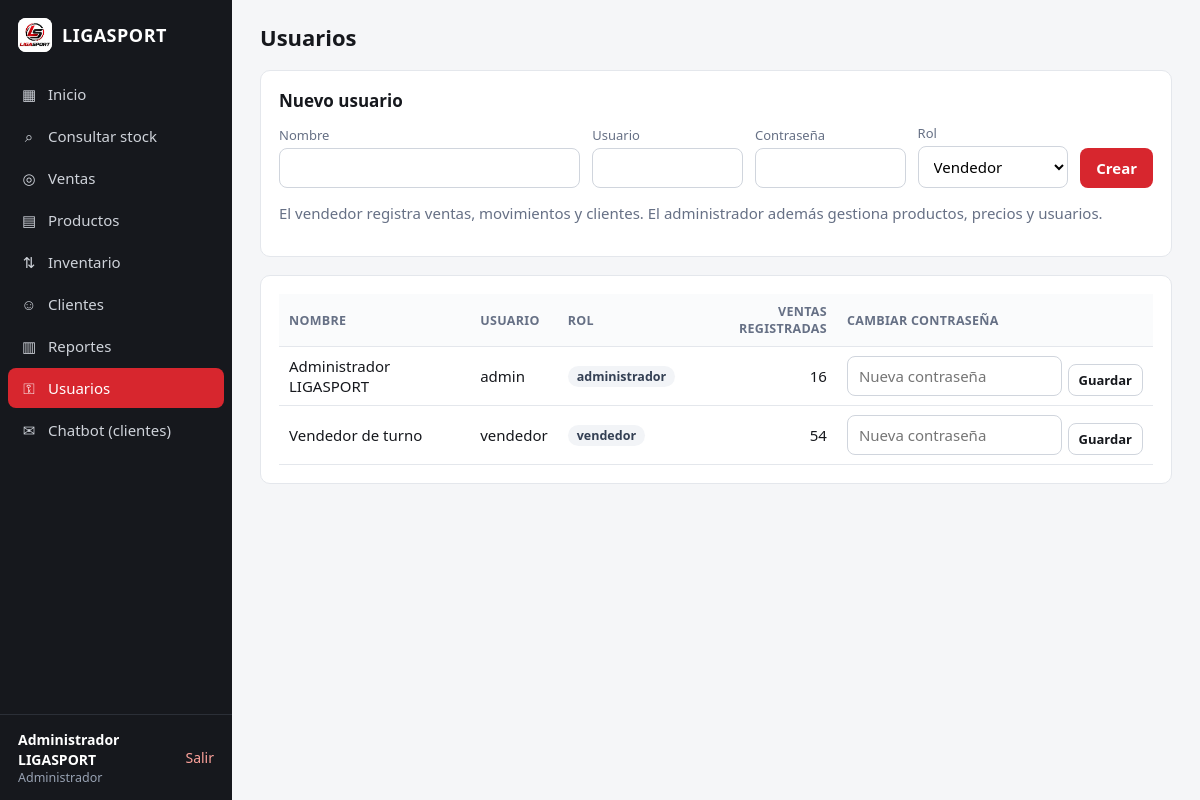
The page /usuarios.php (signed in) on the database its author committed.
### tables this page shows
CREATE TABLE usuario (
  id_usuario INT AUTO_INCREMENT PRIMARY KEY,
  nombre VARCHAR(100) NOT NULL,
  usuario VARCHAR(50) NOT NULL UNIQUE,
  contrasena VARCHAR(255) NOT NULL COMMENT 'hash bcrypt (password_hash)',
  rol ENUM('administrador','vendedor') NOT NULL DEFAULT 'vendedor'
);

### includes/bootstrap.php (called while the page is built, shortened)
<?php
function e($v): string
{
    return htmlspecialchars((string)$v, ENT_QUOTES, 'UTF-8');
}
function user(): ?array
{
    return $_SESSION['user'] ?? null;
}

### usuarios.php (the view, shortened to what this page needs)
<?php
require __DIR__ . '/includes/bootstrap.php';
$pdo = db();
$usuarios = $pdo->query('SELECT u.id_usuario, u.nombre, u.usuario, u.rol, (SELECT COUNT(*) FROM venta v WHERE v.id_usuario = u.id_usuario) ventas
    FROM usuario u ORDER BY u.rol, u.nombre')->fetchAll();
$titulo = 'Usuarios';
$activo = 'usuarios';
require __DIR__ . '/includes/header.php';
?>
<section class="card">
  <h2>Nuevo usuario</h2>
  <form method="post" class="row" autocomplete="off">
    <div style="flex:2"><label>Nombre</label><input name="nombre" required></div>
    <div><label>Usuario</label><input name="usuario" required></div>
    <div><label>Contraseña</label><input name="contrasena" type="password" minlength="8" required autocomplete="new-password"></div>
    <div><label>Rol</label><select name="rol"><option value="vendedor">Vendedor</option><option value="administrador">Administrador</option></select></div>
    <div class="spacer"><button class="btn">Crear</button></div>
  </form>
  <p class="muted">El vendedor registra ventas, movimientos y clientes. El administrador además gestiona productos, precios y usuarios.</p>
</section>
<section class="card">
  <div class="table-wrap"><table>
    <tr><th>Nombre</th><th>Usuario</th><th>Rol</th><th class="num">Ventas registradas</th><th>Cambiar contraseña</th></tr>
    <?php foreach ($usuarios as $r): ?>
      <tr><td><?= e($r['nombre']) ?></td><td><?= e($r['usuario']) ?></td><td><span class="badge"><?= e($r['rol']) ?></span></td><td class="num"><?= (int)$r['ventas'] ?></td>
        <td><form method="post" class="row" style="gap:6px"><?= csrf_field() ?><input type="hidden" name="accion" value="clave"><input type="hidden" name="id_usuario" value="<?= (int)$r['id_usuario'] ?>">
          <input name="contrasena" type="password" minlength="8" placeholder="Nueva contraseña" required autocomplete="new-password"><button class="btn small secondary spacer">Guardar</button></form></td></tr>
    <?php endforeach; ?>
  </table></div>
</section>
<?php require __DIR__ . '/includes/footer.php'; ?>

### includes/header.php (shortened to what this page needs)
<?php
$u = user();
$menu = [
    'dashboard'  => ['dashboard.php', 'Inicio', '▦'],
    'stock'      => ['stock.php', 'Consultar stock', '⌕'],
    'ventas'     => ['ventas.php', 'Ventas', '◎'],
    'productos'  => ['productos.php', 'Productos', '▤'],
    'inventario' => ['inventario.php', 'Inventario', '⇅'],
    'clientes'   => ['clientes.php', 'Clientes', '☺'],
    'reportes'   => ['reportes.php', 'Reportes', '▥'],
];
if (is_admin()) {
    $menu['usuarios'] = ['usuarios.php', 'Usuarios', '⚿'];
}
?><!doctype html>
<html lang="es">
<head>
<link rel="stylesheet" href="assets/css/app.css">
</head>
<body>
<div class="layout">
  <aside class="sidebar" id="sidebar">
    <a class="brand" href="dashboard.php"><img src="assets/img/logo.jpg" alt=""><span>LIGASPORT</span></a>
    <nav>
      <?php foreach ($menu as $key => [$href, $label, $ico]): ?>
        <a href="<?= e($href) ?>" class="<?= $activo === $key ? 'active' : '' ?>"><span class="ico"><?= $ico ?></span><?= e($label) ?></a>
      <?php endforeach; ?>
      <a href="chatbot.php" target="_blank"><span class="ico">✉</span>Chatbot (clientes)</a>
    </nav>
    <div class="me">
      <div><strong><?= e($u['nombre']) ?></strong><small><?= e(ucfirst($u['rol'])) ?></small></div>
      <a href="logout.php" class="btn-link">Salir</a>
    </div>
  </aside>
  <main class="content">
    <header class="topbar">
      <h1><?= e($titulo) ?></h1>
    </header>

### assets/css/app.css (style rules this page uses)
:root { --red: #d7262e; --red-dark: #a81c23; --ink: #16181d; --muted: #667085; --line: #e4e7ec; --bg: #f5f6f8; --card: #fff; --ok: #12805c; --ok-bg: #e7f6ef; --warn: #b54708; --warn-bg: #fef0e4; --err: #b42318; --err-bg: #fdecea; --radius: 10px; font-family: "Segoe UI", system-ui, -apple-system, Roboto, Arial, sans-serif; }
* { box-sizing: border-box; }
body { margin: 0; background: var(--bg); color: var(--ink); font-size: 15px; }
a { color: var(--red-dark); }
h1 { font-size: 22px; margin: 0; }
h2 { font-size: 17px; margin: 0 0 12px; }
.layout { display: flex; min-height: 100vh; }
.sidebar { width: 232px; background: var(--ink); color: #cfd3da; display: flex; flex-direction: column; position: sticky; top: 0; height: 100vh; flex-shrink: 0; }
.brand { display: flex; align-items: center; gap: 10px; padding: 18px 18px 14px; color: #fff; text-decoration: none; font-weight: 800; letter-spacing: .5px; font-size: 18px; }
.brand img { width: 34px; height: 34px; border-radius: 8px; object-fit: cover; background: #fff; }
.sidebar nav { display: flex; flex-direction: column; padding: 8px; gap: 2px; flex: 1; overflow-y: auto; }
.sidebar nav a { color: #cfd3da; text-decoration: none; padding: 10px 12px; border-radius: 8px; display: flex; gap: 10px; align-items: center; }
.sidebar nav a.active { background: var(--red); color: #fff; }
.ico { width: 18px; text-align: center; }
.me { border-top: 1px solid #2b2f37; padding: 14px 18px; display: flex; justify-content: space-between; align-items: center; gap: 8px; }
.me small { display: block; color: #98a2b3; }
.me strong { color: #fff; font-size: 14px; }
.btn-link { color: #fda29b; text-decoration: none; font-size: 14px; }
.content { flex: 1; padding: 22px 28px 40px; min-width: 0; }
.topbar { display: flex; align-items: center; gap: 12px; margin-bottom: 18px; }
.card { background: var(--card); border: 1px solid var(--line); border-radius: var(--radius); padding: 18px; margin-bottom: 18px; }
.row { display: flex; gap: 12px; flex-wrap: wrap; align-items: flex-end; }
.row > * { flex: 1; min-width: 140px; }
.spacer { flex: 0 0 auto; min-width: 0; }
table { width: 100%; border-collapse: collapse; }
th, td { text-align: left; padding: 9px 10px; border-bottom: 1px solid var(--line); vertical-align: middle; }
th { font-size: 12.5px; text-transform: uppercase; letter-spacing: .3px; color: var(--muted); background: #fafbfc; }
td.num, th.num { text-align: right; font-variant-numeric: tabular-nums; }
.table-wrap { overflow-x: auto; }
label { display: block; font-size: 13px; color: var(--muted); margin-bottom: 4px; }
input, select, textarea { width: 100%; padding: 9px 11px; border: 1px solid #d0d5dd; border-radius: 8px; font: inherit; background: #fff; }
.btn { display: inline-block; border: 0; border-radius: 8px; padding: 10px 16px; font: inherit; font-weight: 600; cursor: pointer; text-decoration: none; background: var(--red); color: #fff; white-space: nowrap; }
.btn.secondary { background: #fff; color: var(--ink); border: 1px solid #d0d5dd; }
.btn.small { padding: 6px 10px; font-size: 13px; }
.badge { display: inline-block; padding: 2px 9px; border-radius: 999px; font-size: 12.5px; font-weight: 600; background: #f2f4f7; color: #344054; }
.muted { color: var(--muted); }

### rows shown on the page
usuario: nombre "Administrador LIGASPORT", rol "Administrador", usuario "admin", rol "administrador", ventas "16"
usuario: nombre "Vendedor de turno", usuario "vendedor", rol "vendedor", ventas "54"

### other values the page prints
$ico "▦"
$label "Inicio"
$ico "⌕"
$label "Consultar stock"
$ico "◎"
$label "Ventas"
$ico "▤"
$label "Productos"
$ico "⇅"
$label "Inventario"
$ico "☺"
$label "Clientes"
$ico "▥"
$label "Reportes"
$ico "⚿"
